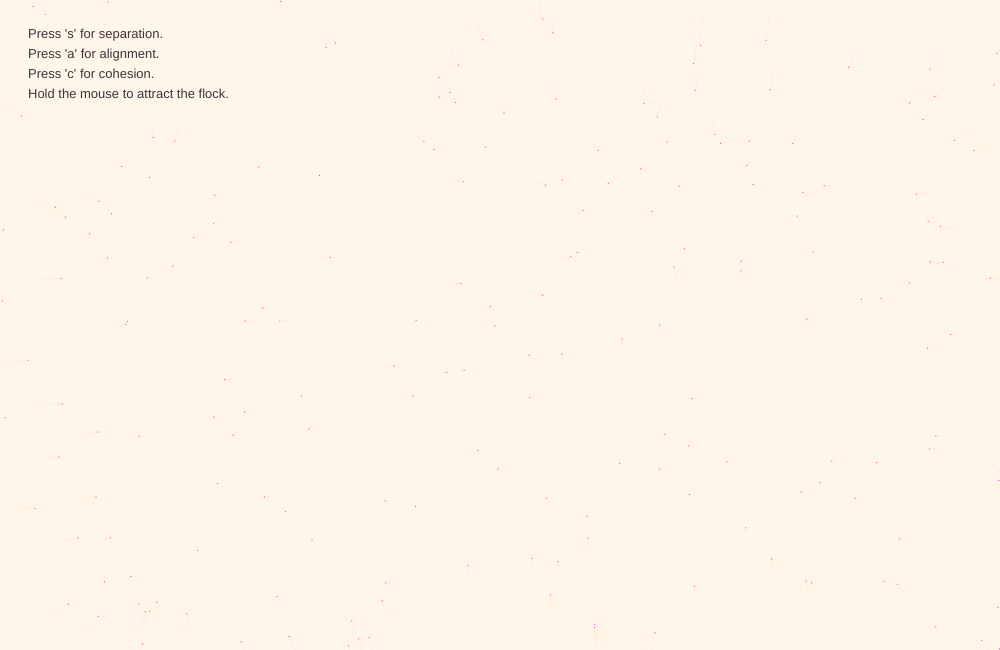
Frame 1 (no input)
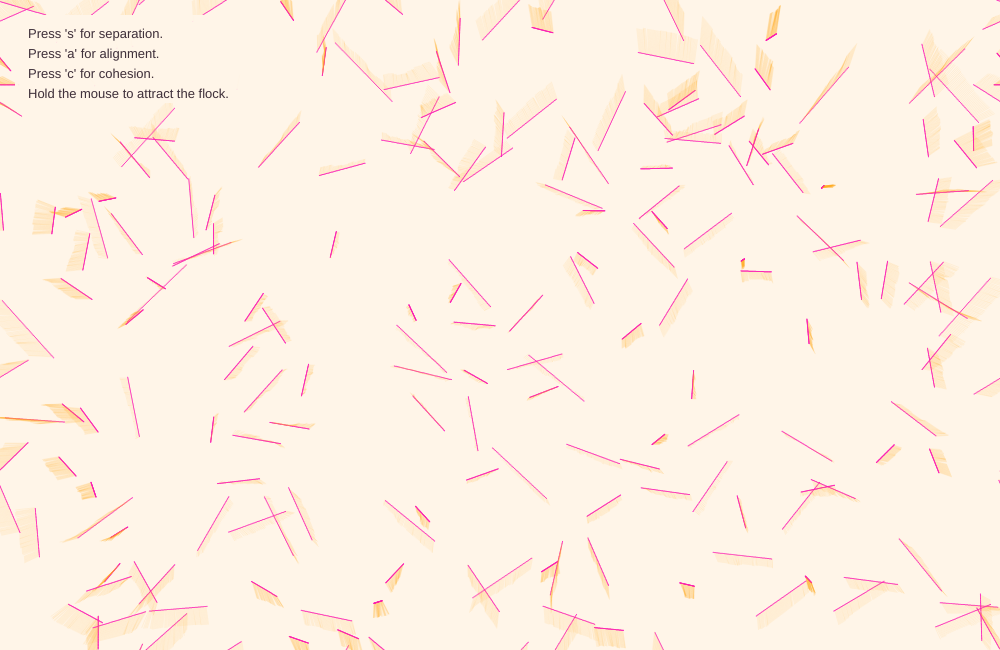
Frame 60 (no input)
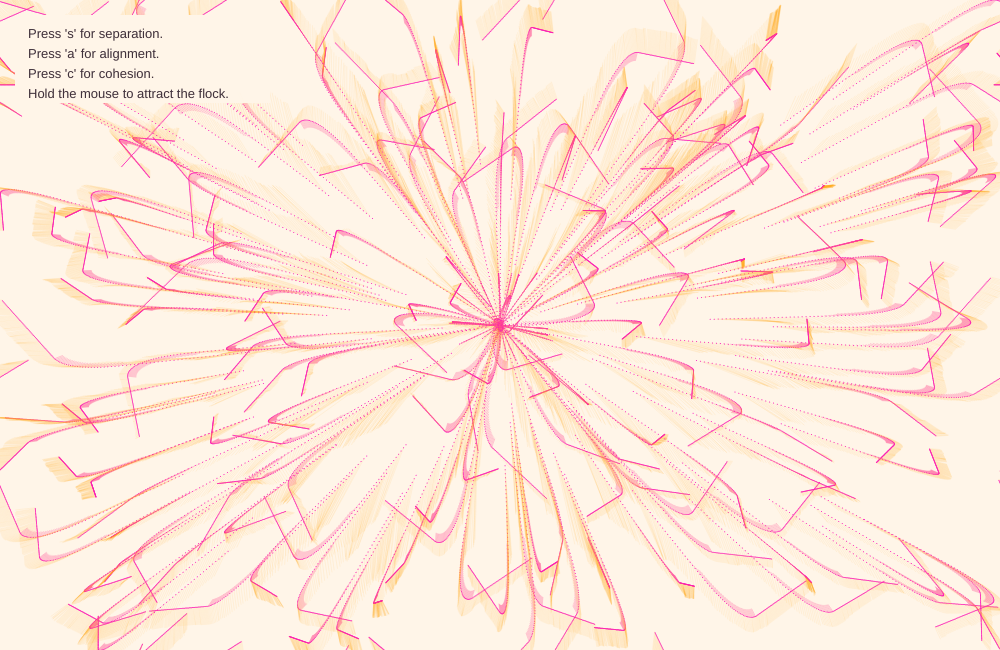
Frame 120 (the mouse pressed at the canvas centre since frame 60)

The p5.js sketch that drew these frames (run headless with seeded random() and noise() and a simulated clock; from frame 60 on, the mouse is pressed at the canvas centre):

// p5.js sketch
// ── sketch.js

/* DM3008 Generative Art, Skye Paoloni 2026
 * Title: Sunset Boids
 * Description: The original code template provided in class established a basic flocking system using separation, alignment, cohesion, and mouse attraction. This revised version builds on the foundation by increasing the flock to 200 agents, adjusting the canvas dimensions and colour palette, and expanding the visual output through pink movement trails and orange separation indicators. Small circular markers have also been added to make individual boids easier to identify. I also corrected the separation loop so that it checks every boid (the first re-iteration of the assignment that was put up on NTU Learn had done this incorrectly), relying on the distance condition to exclude the agent itself. Overall, the updated version makes the flock more visually expressive while retaining the core autonomous-agent principles introduced in class. The colour scheme and artworks made from this pay homage to sunset colours and visuals. 
 */

let flock;

function setup() {
  createCanvas(1000, 650);
  background(255, 245, 232);

  // Create the flock and add 200 boids at random positions.
  flock = new Flock();

  for (let i = 0; i < 200; i++) {
    let b = new Boid(random(width), random(height));
    flock.addBoid(b);
  }
}

function draw() {
  // Update and display every boid in the flock.
  flock.run();

  // Display the controls over the artwork.
  // The background is not cleared here, allowing movement trails to build up.
  push();
  noStroke();
  fill(255, 245, 232, 230);
  rect(15, 15, 255, 88);

  fill(65, 50, 60);
  textSize(13);
  text("Press 's' for separation.", 28, 38);
  text("Press 'a' for alignment.", 28, 58);
  text("Press 'c' for cohesion.", 28, 78);
  text("Hold the mouse to attract the flock.", 28, 98);
  pop();
}

// ------------------------------------------------------------
// FLOCK OBJECT
// Manages the collection of boids.
// ------------------------------------------------------------

function Flock() {
  // Store all boids in an array.
  this.boids = [];
}

// Run each boid, passing the full flock so it can respond
// to the positions and movements of its neighbours.
Flock.prototype.run = function () {
  for (let i = 0; i < this.boids.length; i++) {
    this.boids[i].run(this.boids);
  }
};

// Add a new boid to the flock.
Flock.prototype.addBoid = function (b) {
  this.boids.push(b);
};

// ------------------------------------------------------------
// BOID CLASS
// Defines the properties and behaviours of each agent.
// ------------------------------------------------------------

function Boid(x, y) {
  this.acceleration = createVector(0, 0);
  this.velocity = createVector(random(-1, 1), random(-1, 1));
  this.position = createVector(x, y);

  // Radius controls the size of the marker and border detection (it is marked at .5 to make them thin and smaller).
  this.r = .5;;

  // Limits how quickly a boid can move or change direction.
  this.maxSpeed = 4;
  this.maxForce = 0.4;
}

// Run the boid's behaviours in sequence.
Boid.prototype.run = function (boids) {
  this.flock(boids);
  this.update();
  this.borders();
  this.render();
};

// Add a steering force to the boid's acceleration.
Boid.prototype.applyForce = function (force) {
  this.acceleration.add(force);
};

// Calculate the flocking forces and decide which ones to apply.
Boid.prototype.flock = function (boids) {
  let sep = this.separate(boids);
  let ali = this.align(boids);
  let coh = this.cohesion(boids);
  let fol = this.mouse();

  // Weight the forces to control their influence.
  sep.mult(1.0);
  ali.mult(1.0);
  coh.mult(1.0);

  // Keep mouse attraction subtle so boids move towards it with a flow rather than all at once very quicl.
  fol.mult(0.3);

  // Pressing a key activates its corresponding flocking behaviour.
  if (key === "s") {
    this.applyForce(sep);
  } else if (key === "a") {
    this.applyForce(ali);
  } else if (key === "c") {
    this.applyForce(coh);
  }

  // Mouse attraction can be applied alongside any flocking behaviour.
  this.applyForce(fol);
};

// Update the boid's movement using its current acceleration.
Boid.prototype.update = function () {
  // Acceleration changes velocity, and velocity changes position.
  this.velocity.add(this.acceleration);
  this.velocity.limit(this.maxSpeed);
  this.position.add(this.velocity);

  // Draw a line showing the direction and strength of acceleration.
  // Repeated lines create a trail that records the boid's movement.
  push();
  stroke(255, 80, 145);
  strokeWeight(0.3);

  line(
    this.acceleration.x * 70 + this.position.x,
    this.acceleration.y * 70 + this.position.y,
    this.position.x,
    this.position.y
  );
  pop();

  // Reset acceleration so forces are recalculated each frame.
  this.acceleration.mult(0);
};

// Calculate a steering force that moves the boid towards a target.
Boid.prototype.seek = function (target) {
  // Find the direction from the boid to the target.
  let desired = p5.Vector.sub(target, this.position);

  // Set the desired direction to the boid's maximum speed.
  desired.normalize();
  desired.mult(this.maxSpeed);

  // Steering is the difference between desired and current velocity.
  let steer = p5.Vector.sub(desired, this.velocity);

  // Limit how sharply the boid can change direction.
  steer.limit(this.maxForce);

  return steer;
};

// Draw a small marker to make each boid's position visible.
Boid.prototype.render = function () {
  push();
  translate(this.position.x, this.position.y);

  noStroke();
  fill(250, 10, 200); //make the lines (boids) pink. 
  ellipse(0, 0, this.r * 2, this.r * 2);

  pop();
};

// Move boids to the opposite edge when they leave the canvas.
// This creates a continuous, wraparound environment.
Boid.prototype.borders = function () {
  if (this.position.x < -this.r) {
    this.position.x = width + this.r;
  }

  if (this.position.y < -this.r) {
    this.position.y = height + this.r;
  }

  if (this.position.x > width + this.r) {
    this.position.x = -this.r;
  }

  if (this.position.y > height + this.r) {
    this.position.y = -this.r;
  }
};

// ------------------------------------------------------------
// RULES OF FLOCKING
// Three behaviours that influence how the boids move together.
// ------------------------------------------------------------

// SEPARATION
// Steers boids away from nearby neighbours to prevent crowding.

Boid.prototype.separate = function (boids) {
  let desiredSeparation = 250;
  let steer = createVector(0, 0);
  let count = 0;

  // Compare this boid's position with every other boid.
  for (let i = 0; i < boids.length; i++) {
    let d = p5.Vector.dist(this.position, boids[i].position);

    // Only respond to neighbours within the separation distance.
    // The d > 0 condition excludes the boid itself.
    if (d > 0 && d < desiredSeparation) {
      // Create a vector pointing away from the nearby boid.
      let diff = p5.Vector.sub(this.position, boids[i].position);
      diff.normalize();
      steer.add(diff);
      count++;
    }
  }

  if (count > 0) {
    // Draw an orange line to visualise the separation force.
    push();
    stroke(255, 170, 32);
    strokeWeight(0.1);

    line(
      steer.x + this.position.x,
      steer.y + this.position.y,
      this.position.x,
      this.position.y
    );
    pop();

    // Average the force across all nearby neighbours.
    steer.div(count);
  }

  if (steer.mag() > 0) {
    // Convert the average direction into a steering force.
    steer.normalize();
    steer.mult(this.maxSpeed);
    steer.sub(this.velocity);
    steer.limit(this.maxForce);
  }

  return steer;
};

// ALIGNMENT
// Encourages boids to travel in a similar direction to their neighbours.

Boid.prototype.align = function (boids) {
  // A large distance allows alignment across much of the flock.
  let neighborDistance = 1000;
  let sum = createVector(0, 0);
  let count = 0;

  for (let i = 0; i < boids.length; i++) {
    let d = p5.Vector.dist(this.position, boids[i].position);

    if (d > 0 && d < neighborDistance) {
      // Add the neighbour's velocity to the running total.
      sum.add(boids[i].velocity);
      count++;
    }
  }

  if (count > 0) {
    // Calculate the average velocity of the neighbours.
    sum.div(count);
    sum.normalize();
    sum.mult(this.maxSpeed);

    // Steer towards the average direction of movement.
    let steer = p5.Vector.sub(sum, this.velocity);
    steer.limit(this.maxForce);

    return steer;
  } else {
    // Return no force if there are no neighbours to follow.
    return createVector(0, 0);
  }
};

// COHESION
// Encourages boids to move towards the centre of nearby neighbours.

Boid.prototype.cohesion = function (boids) {
  let neighborDistance = 50;
  let sum = createVector(0, 0);
  let count = 0;

  for (let i = 0; i < boids.length; i++) {
    let d = p5.Vector.dist(this.position, boids[i].position);

    if (d > 0 && d < neighborDistance) {
      // Add the positions of nearby boids together.
      sum.add(boids[i].position);
      count++;
    }
  }

  if (count > 0) {
    // Find the average position, which represents the group centre.
    sum.div(count);

    // Seek the average position to move towards the group.
    return this.seek(sum);
  } else {
    return createVector(0, 0);
  }
};

// FOLLOW MOUSE
// Attracts boids towards the mouse while the mouse is held down.

Boid.prototype.mouse = function () {
  if (mouseIsPressed) {
    return this.seek(createVector(mouseX, mouseY));
  } else {
    return createVector(0, 0);
  }
};
